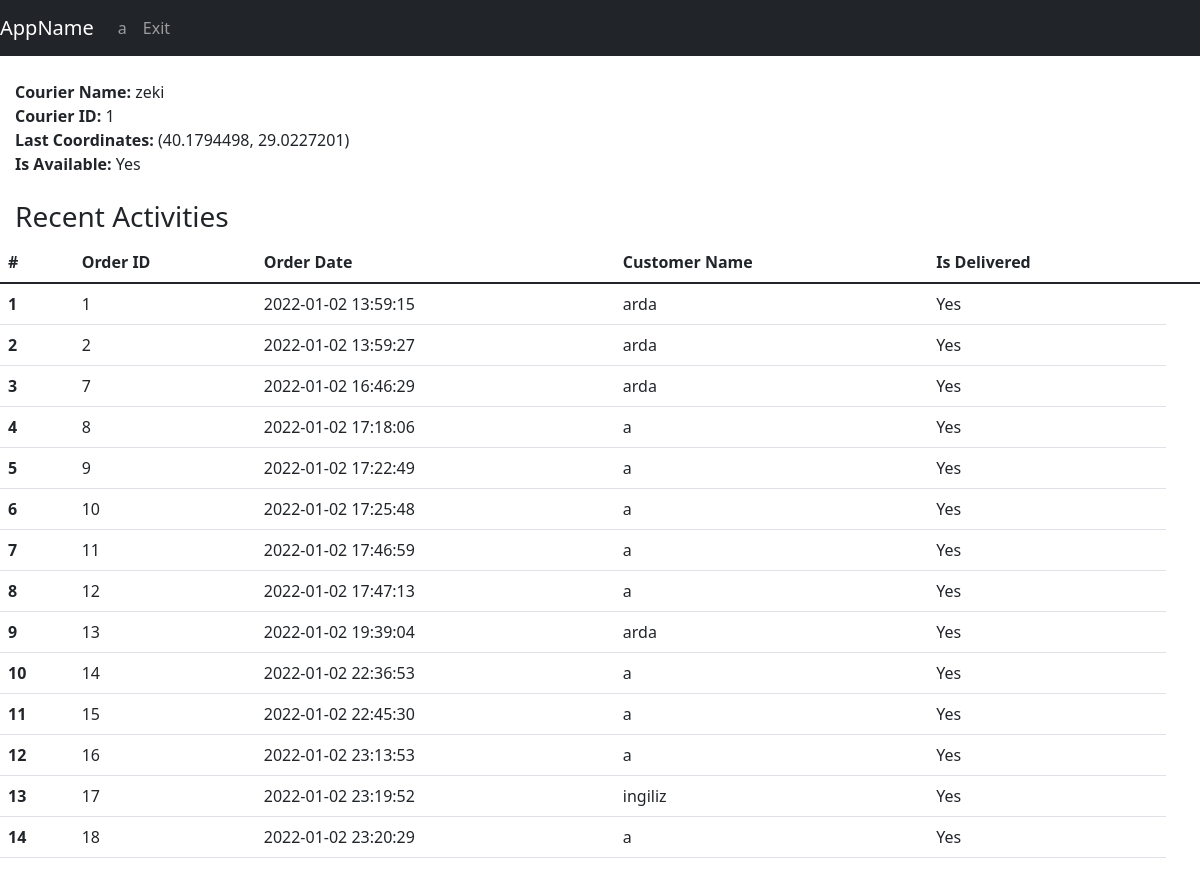
Before: /courierDetail (signed in) with the older database file.
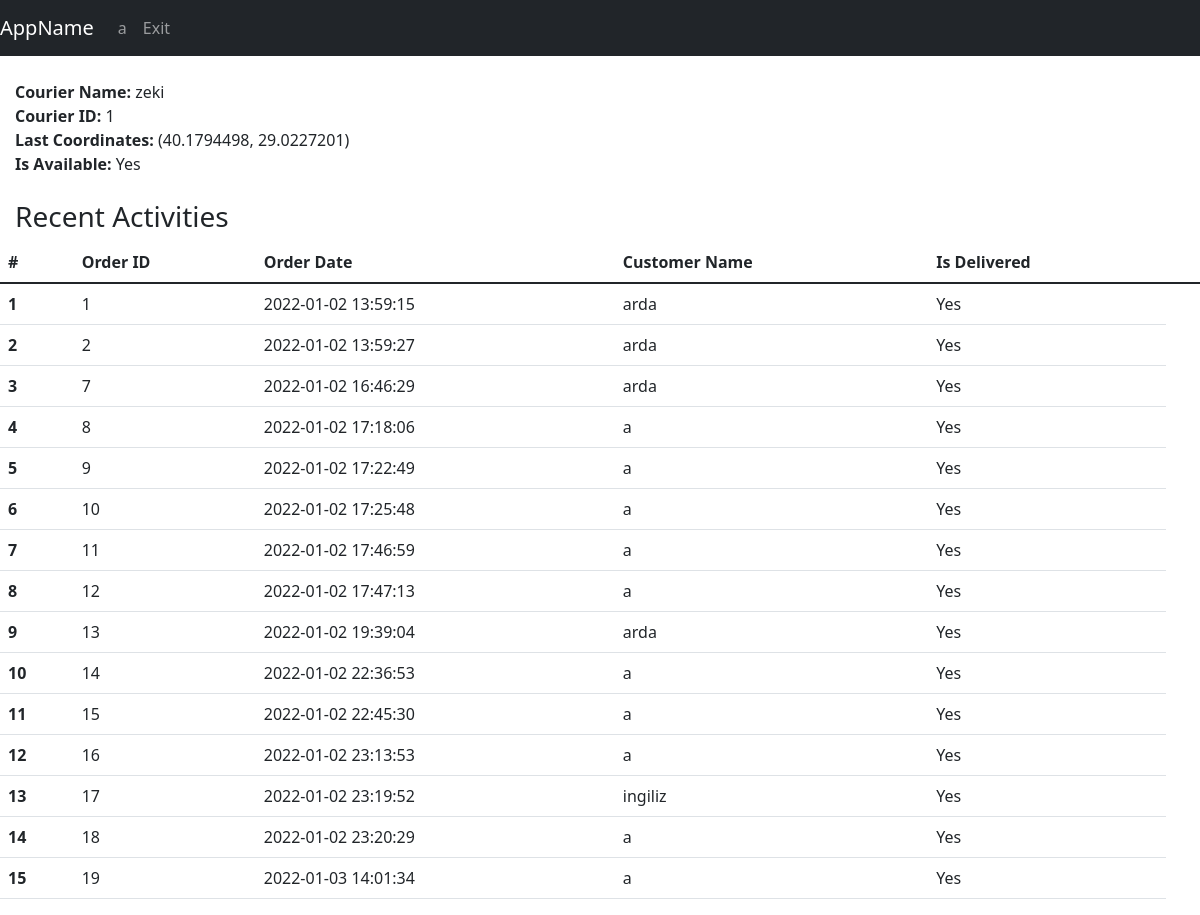
After: the same page with the newer database file.
### tables this page shows
CREATE TABLE users(username TEXT PRIMARY KEY,email TEXT,password TEXT,user_type INTEGER, address Text, lat REAL , lng REAL, registred_date Date DEFAULT (datetime('now','localtime')));

CREATE TABLE foodOrder(id INTEGER PRIMARY KEY,content TEXT,orderDate Date DEFAULT (datetime('now','localtime')),totalPrice REAL, is_delivered INTEGER DEFAULT(0), is_reviewed INTEGER DEFAULT(0), restaurantId INTEGER, courierID int REFERENCES couriers(id) ON UPDATE CASCADE, userUserName varchar(30) REFERENCES users(username) ON UPDATE CASCADE, FOREIGN KEY(restaurantId) REFERENCES restaurant(id));

### app.py (the view)
@app.route("/courierDetail", methods=["GET"])
def courierDetail():
    with sqlite3.connect(DATABASE) as database:
        cursor = database.cursor()
    couirerID = request.args.get('courier', default=1, type=int)
    command = "SELECT count(*) FROM foodOrder WHERE foodOrder.courierID ="+str(couirerID)
    cursor.execute(command)
    totalCourierOrder = int(cursor.fetchall()[0][0])
    if totalCourierOrder == 0:
        cursor.execute("SELECT couriers.id,  couriers.name, is_available, couriers.lat, couriers.lng FROM couriers WHERE couriers.id = (?)", (couirerID,))
        query = cursor.fetchall()
        print("Detail:",query)
    else:
        cursor.execute("SELECT couriers.id, couriers.name, is_available, couriers.lat, couriers.lng, foodOrder.is_delivered, foodOrder.orderDate, users.username, foodOrder.id "
                       "FROM couriers INNER JOIN users,foodOrder ON couriers.id = (?) and foodOrder.courierID = (?) and foodOrder.userUserName = users.username", (couirerID,couirerID))
        query = cursor.fetchall()
        print("Detail:",query)
    return render_template("admin/list_operations/courier_detail.html", username=session["username"], data=query, totalOrder=totalCourierOrder)

### templates/admin/list_operations/courier_detail.html (shortened to what this page needs)
{% extends 'base.html' %}
{% block navbar %}
<nav class="navbar navbar-expand-lg navbar-dark bg-dark">
    <a class="navbar-brand" href="#">AppName</a>
    <div class="collapse navbar-collapse" id="navbarNav">
        <ul class="navbar-nav">
          <li class="nav-item active"><a class="nav-link" href="/">{{username}}</a></li>
          <li class="nav-item active"><a class="nav-link" href="/exit">Exit</a></li>
        </ul>
    </div>
</nav>
{% endblock %}
{% block body %}
    <div style="padding-left: 15px">
        <br>
        <b>Courier Name: </b>{{ data[0][1] }}<br>
        <b>Courier ID: </b>{{ data[0][0] }}<br>
        <b>Last Coordinates: </b>({{ data[0][3] }}, {{ data[0][4] }})<br>
        <b>Is Available: </b>
        {% if data[0][2] == '0' %}
            No
        {% else %}
            Yes
        {% endif %}
    </div><br>
    {% if totalOrder != 0 %}
        <div style="padding-left: 15px">
            <h3>Recent Activities</h3>
        </div>
        <table class="table">
          <thead class="thead-dark">
            <tr>
                <th scope="col">#</th>
                <th scope="col">Order ID</th>
                <th scope="col">Order Date</th>
                <th scope="col">Customer Name</th>
                <th scope="col">Is Delivered</th>
                <th scope="col"></th>
            </tr>
          </thead>
          <tbody>
            {%for i in range(data|length)%}
                    <tr>
                      <th scope="row">{{ i+1 }}</th>
                      <td>{{ data[i][8] }}</td>
                      <td>{{ data[i][6] }}</td>
                      <td>{{ data[i][7] }}</td>
                        {% if data[i][2] == '0' %}
                            <td>No</td>
                        {% else %}
                            <td>Yes</td>
                        {% endif %}
                    </tr>
            {%endfor%}
          </tbody>
        </table>
    {% else %}
        <div style="padding-left: 15px">
            <h5>Courier Does Not Have Any Previous Order</h5>
        </div>
    {% endif %}
{% endblock %}

Changed rows visible on the page:
added foodOrder: id "19", orderDate "2022-01-03 14:01:34"
Other visible differences:
new list line: "15 Yes"
new list line: "a"
